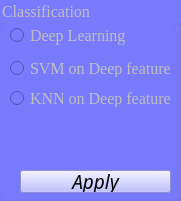
   <widget class="QGroupBox" name="classification_box">
    <property name="enabled">
     <bool>false</bool>
    </property>
    <property name="geometry">
     <rect>
      <x>670</x>
      <y>10</y>
      <width>181</width>
      <height>201</height>
     </rect>
    </property>
    <property name="font">
     <font>
      <family>Times New Roman</family>
      <pointsize>12</pointsize>
      <weight>9</weight>
      <italic>false</italic>
      <bold>false</bold>
     </font>
    </property>
    <property name="styleSheet">
     <string notr="true">background-color: rgb(121, 123, 255); font: 75 12pt &quot;Times New Roman&quot;; </string>
    </property>
    <property name="title">
     <string>Classification</string>
    </property>
    <widget class="QRadioButton" name="deepleaning">
     <property name="enabled">
      <bool>false</bool>
     </property>
     <property name="geometry">
      <rect>
       <x>10</x>
       <y>20</y>
       <width>161</width>
       <height>31</height>
      </rect>
     </property>
     <property name="font">
      <font>
       <family>Times New Roman</family>
       <pointsize>12</pointsize>
       <weight>9</weight>
       <italic>false</italic>
       <bold>false</bold>
      </font>
     </property>
     <property name="styleSheet">
      <string notr="true">font: 75 12pt &quot;Times New Roman&quot;;</string>
     </property>
     <property name="text">
      <string>Deep Learning </string>
     </property>
    </widget>
    <widget class="QRadioButton" name="svm">
     <property name="enabled">
      <bool>false</bool>
     </property>
     <property name="geometry">
      <rect>
       <x>10</x>
       <y>60</y>
       <width>161</width>
       <height>17</height>
      </rect>
     </property>
     <property name="font">
      <font>
       <family>Times New Roman</family>
       <pointsize>12</pointsize>
       <weight>9</weight>
       <italic>false</italic>
       <bold>false</bold>
      </font>
     </property>
     <property name="styleSheet">
      <string notr="true">font: 75 12pt &quot;Times New Roman&quot;;</string>
     </property>
     <property name="text">
      <string>SVM on Deep features</string>
     </property>
    </widget>
    <widget class="QRadioButton" name="KNN">
     <property name="enabled">
      <bool>false</bool>
     </property>
     <property name="geometry">
      <rect>
       <x>10</x>
       <y>90</y>
       <width>161</width>
       <height>17</height>
      </rect>
     </property>
     <property name="font">
      <font>
       <family>Times New Roman</family>
       <pointsize>12</pointsize>
       <weight>9</weight>
       <italic>false</italic>
       <bold>false</bold>
      </font>
     </property>
     <property name="styleSheet">
      <string notr="true">font: 75 12pt &quot;Times New Roman&quot;;</string>
     </property>
     <property name="text">
      <string>KNN on Deep features</string>
     </property>
    </widget>
    <widget class="QLabel" name="label_class">
     <property name="enabled">
      <bool>false</bool>
     </property>
     <property name="geometry">
      <rect>
       <x>10</x>
       <y>150</y>
       <width>161</width>
       <height>21</height>
      </rect>
     </property>
     <property name="font">
      <font>
       <family>Times New Roman</family>
       <pointsize>12</pointsize>
       <weight>9</weight>
       <italic>false</italic>
       <bold>false</bold>
      </font>
     </property>
     <property name="styleSheet">
      <string notr="true">font: 75 12pt &quot;Times New Roman&quot;;</string>
     </property>
     <property name="text">
      <string/>
     </property>
    </widget>
    <widget class="QPushButton" name="applyclassification">
     <property name="enabled">
      <bool>false</bool>
     </property>
     <property name="geometry">
      <rect>
       <x>20</x>
       <y>170</y>
       <width>151</width>
       <height>23</height>
      </rect>
     </property>
     <property name="font">
      <font>
       <family>Monotype Corsiva</family>
       <pointsize>14</pointsize>
       <weight>50</weight>
       <italic>true</italic>
       <bold>false</bold>
      </font>
     </property>
     <property name="styleSheet">
      <string notr="true">color: rgb(0, 0, 0);background-color: rgb(171, 173, 255);font: italic 14pt &quot;Monotype Corsiva&quot;;</string>
     </property>
     <property name="text">
      <string>Apply</string>
     </property>
    </widget>
   </widget>
